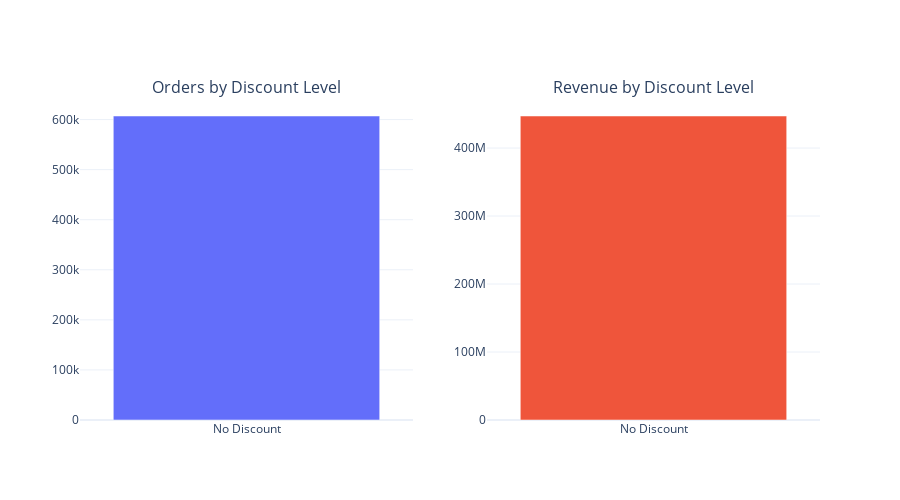

The code cell stored with this chart in its notebook:
### Code cell
# Discount analysis
discount_analysis = df.groupby('DiscountLevel').agg({
    'OrderID': 'count',
    'Total': 'sum',
    'DiscountAmount': 'sum'
}).reset_index()

discount_analysis.columns = ['Discount Level', 'Orders', 'Revenue', 'Discount Amount']

fig = make_subplots(
    rows=1, cols=2,
    subplot_titles=('Orders by Discount Level', 'Revenue by Discount Level'),
    specs=[[{'type': 'bar'}, {'type': 'bar'}]]
)

fig.add_trace(
    go.Bar(x=discount_analysis['Discount Level'], y=discount_analysis['Orders'], name='Orders'),
    row=1, col=1
)

fig.add_trace(
    go.Bar(x=discount_analysis['Discount Level'], y=discount_analysis['Revenue'], name='Revenue'),
    row=1, col=2
)

fig.update_layout(height=500, showlegend=False, template='plotly_white')
fig.show()

print("\n📊 Discount Analysis:")
print(discount_analysis)

### Figure 1 — Plotly figure (JSON) as saved in the notebook; plotly's stock layout.template omitted (floating-point values rounded to 4 significant figures)
{"data": [{"name": "Orders", "type": "bar", "x": ["No Discount"], "xaxis": "x", "y": [607128], "yaxis": "y"}, {"name": "Revenue", "type": "bar", "x": ["No Discount"], "xaxis": "x2", "y": [447100000.0], "yaxis": "y2"}], "layout": {"annotations": [{"font": {"size": 16}, "showarrow": false, "text": "Orders by Discount Level", "x": 0.225, "xanchor": "center", "xref": "paper", "y": 1, "yanchor": "bottom", "yref": "paper"}, {"font": {"size": 16}, "showarrow": false, "text": "Revenue by Discount Level", "x": 0.775, "xanchor": "center", "xref": "paper", "y": 1, "yanchor": "bottom", "yref": "paper"}], "height": 500, "showlegend": false, "xaxis": {"anchor": "y", "domain": [0, 0.45]}, "xaxis2": {"anchor": "y2", "domain": [0.55, 1]}, "yaxis": {"anchor": "x", "domain": [0, 1]}, "yaxis2": {"anchor": "x2", "domain": [0, 1]}}}
